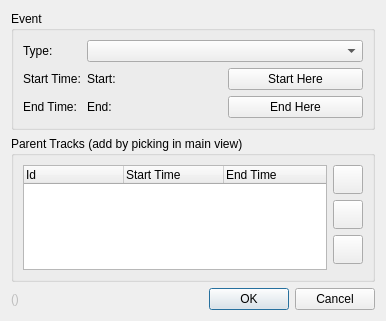
<?xml version="1.0" encoding="UTF-8"?>
<ui version="4.0">
 <class>vpCreateEventDialog</class>
 <widget class="QDialog" name="vpCreateEventDialog">
  <property name="geometry">
   <rect>
    <x>0</x>
    <y>0</y>
    <width>386</width>
    <height>299</height>
   </rect>
  </property>
  <property name="windowTitle">
   <string>Create Event</string>
  </property>
  <layout class="QGridLayout" name="gridLayout">
   <item row="3" column="0" colspan="3">
    <widget class="QGroupBox" name="groupParentTracks">
     <property name="sizePolicy">
      <sizepolicy hsizetype="Preferred" vsizetype="Expanding">
       <horstretch>0</horstretch>
       <verstretch>0</verstretch>
      </sizepolicy>
     </property>
     <property name="title">
      <string>Parent Tracks (add by picking in main view)</string>
     </property>
     <layout class="QGridLayout" name="gridLayout_3">
      <item row="0" column="2">
       <widget class="QToolButton" name="trackUp">
        <property name="icon">
         <iconset resource="../../Icons/vvwidgets.qrc">
          <normaloff>:/icons/22x22/arrow-up</normaloff>:/icons/22x22/arrow-up</iconset>
        </property>
        <property name="iconSize">
         <size>
          <width>22</width>
          <height>22</height>
         </size>
        </property>
       </widget>
      </item>
      <item row="1" column="2">
       <widget class="QToolButton" name="trackDown">
        <property name="icon">
         <iconset resource="../../Icons/vvwidgets.qrc">
          <normaloff>:/icons/22x22/arrow-down</normaloff>:/icons/22x22/arrow-down</iconset>
        </property>
        <property name="iconSize">
         <size>
          <width>22</width>
          <height>22</height>
         </size>
        </property>
       </widget>
      </item>
      <item row="2" column="2">
       <widget class="QToolButton" name="trackDelete">
        <property name="icon">
         <iconset resource="../../Icons/vvwidgets.qrc">
          <normaloff>:/icons/22x22/delete</normaloff>:/icons/22x22/delete</iconset>
        </property>
        <property name="iconSize">
         <size>
          <width>22</width>
          <height>22</height>
         </size>
        </property>
       </widget>
      </item>
      <item row="0" column="0" rowspan="4" colspan="2">
       <widget class="QTreeWidget" name="trackList">
        <property name="rootIsDecorated">
         <bool>false</bool>
        </property>
        <property name="allColumnsShowFocus">
         <bool>true</bool>
        </property>
        <column>
         <property name="text">
          <string>Id</string>
         </property>
        </column>
        <column>
         <property name="text">
          <string>Start Time</string>
         </property>
        </column>
        <column>
         <property name="text">
          <string>End Time</string>
         </property>
        </column>
       </widget>
      </item>
     </layout>
    </widget>
   </item>
   <item row="5" column="1" colspan="2">
    <widget class="QDialogButtonBox" name="buttonBox">
     <property name="orientation">
      <enum>Qt::Horizontal</enum>
     </property>
     <property name="standardButtons">
      <set>QDialogButtonBox::Cancel|QDialogButtonBox::Ok</set>
     </property>
    </widget>
   </item>
   <item row="0" column="0" colspan="3">
    <widget class="QGroupBox" name="groupBox">
     <property name="title">
      <string>Event</string>
     </property>
     <layout class="QGridLayout" name="gridLayout_2" columnstretch="0,1,1">
      <item row="0" column="0">
       <widget class="QLabel" name="label">
        <property name="text">
         <string>Type:</string>
        </property>
       </widget>
      </item>
      <item row="0" column="1" colspan="2">
       <widget class="QComboBox" name="comboBox"/>
      </item>
      <item row="1" column="0">
       <widget class="QLabel" name="label_2">
        <property name="text">
         <string>Start Time:</string>
        </property>
       </widget>
      </item>
      <item row="1" column="1">
       <widget class="QLabel" name="startTime">
        <property name="text">
         <string>Start:</string>
        </property>
       </widget>
      </item>
      <item row="1" column="2">
       <widget class="QPushButton" name="startHere">
        <property name="text">
         <string>Start Here</string>
        </property>
       </widget>
      </item>
      <item row="2" column="0">
       <widget class="QLabel" name="label_5">
        <property name="text">
         <string>End Time:</string>
        </property>
       </widget>
      </item>
      <item row="2" column="1">
       <widget class="QLabel" name="endTime">
        <property name="text">
         <string>End:</string>
        </property>
       </widget>
      </item>
      <item row="2" column="2">
       <widget class="QPushButton" name="endHere">
        <property name="text">
         <string>End Here</string>
        </property>
       </widget>
      </item>
     </layout>
    </widget>
   </item>
   <item row="5" column="0">
    <widget class="QLabel" name="status">
     <property name="enabled">
      <bool>false</bool>
     </property>
     <property name="text">
      <string>()</string>
     </property>
    </widget>
   </item>
  </layout>
 </widget>
 <resources>
  <include location="../../Icons/vvwidgets.qrc"/>
 </resources>
 <connections>
  <connection>
   <sender>buttonBox</sender>
   <signal>accepted()</signal>
   <receiver>vpCreateEventDialog</receiver>
   <slot>accept()</slot>
   <hints>
    <hint type="sourcelabel">
     <x>248</x>
     <y>254</y>
    </hint>
    <hint type="destinationlabel">
     <x>157</x>
     <y>274</y>
    </hint>
   </hints>
  </connection>
  <connection>
   <sender>buttonBox</sender>
   <signal>rejected()</signal>
   <receiver>vpCreateEventDialog</receiver>
   <slot>reject()</slot>
   <hints>
    <hint type="sourcelabel">
     <x>316</x>
     <y>260</y>
    </hint>
    <hint type="destinationlabel">
     <x>286</x>
     <y>274</y>
    </hint>
   </hints>
  </connection>
 </connections>
</ui>
